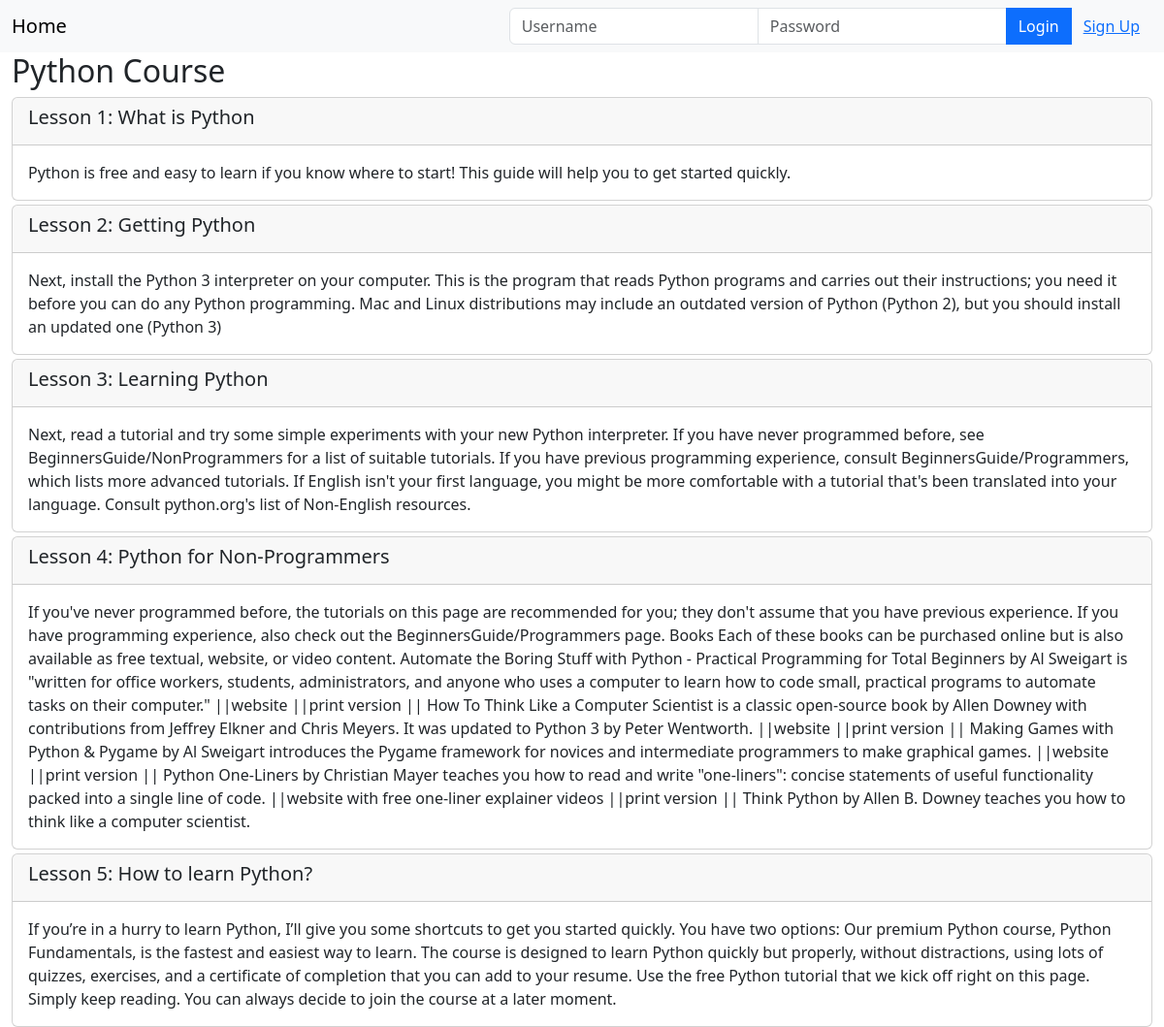
Page /onlinecourse/1/ on the committed database.
### onlinecourse/models.py (models this page shows, shortened)
class Course(models.Model):
    name = models.CharField(null=False, max_length=30, default='online course')
    image = models.ImageField(upload_to='course_images/')
    description = models.CharField(max_length=1000)
    pub_date = models.DateField(null=True)
    instructor = models.ManyToManyField(Instructor)
    users = models.ManyToManyField(settings.AUTH_USER_MODEL, through='Enrollment')
    total_enrollment = models.IntegerField(default=0)
    is_enrolled = False

class Lesson(models.Model):
    title = models.CharField(max_length=200, default='title')
    order = models.IntegerField(default=0)
    course = models.ForeignKey(Course, on_delete=models.CASCADE)
    content = models.TextField()

### onlinecourse/views.py (the view)
# urls.py: path('<int:pk>/', views.CourseDetailView.as_view(), name='course_details'),
class CourseDetailView(generic.DetailView):
    model = Course
    template_name = 'onlinecourse/course_detail_bootstrap.html'

### onlinecourse/templates/onlinecourse/course_detail_bootstrap.html (shortened to what this page needs)
<!DOCTYPE html>
<html>
    <head>
        {% load static %}
        <link rel="stylesheet" href="https://cdn.jsdelivr.net/npm/bootstrap@5.3.3/dist/css/bootstrap.min.css">
    </head>
    <body>
        <nav class="navbar navbar-light bg-light">
            <div class="container-fluid">
                <div class="navbar-header">
                    <a href="{% url 'onlinecourse:index' %}" class="navbar-brand">Home</a>
                </div>
                <ul class="nav navbar-nav navbar-right">
                    {% if user.is_authenticated %}
                    <li>
                        <a href="#" class="btn btn-link">{{ user.first_name }}({{user.username}})</a>
                        <a href="{% url 'onlinecourse:logout' %}" class="btn btn-link">Logout</a>
                    </li>
                    {% else %}
                    <li>
                        <form action="{% url 'onlinecourse:login' %}" method='post' class="form-inline">
                            <div class="input-group">
                                <input type="text" class="form-control" placeholder="Username" name="username">
                                <input type="password" class="form-control" placeholder="Password" name="psw">
                                <button class="btn btn-primary" type="submit">Login</button>
                                <a href="{% url 'onlinecourse:registration' %}" class="btn btn-link">Sign Up</a>
                            </div>
                        </form>
                    </li>
                    {% endif %}
                </ul>
            </div>
        </nav>
        <div class="container-fluid">
            <h2>{{ course.name }}</h2>
            <div class="card-column-vertical">
                {% for lesson in course.lesson_set.all %}
                    <div class="card mt-1">
                        <div class="card-header"><h5>Lesson {{lesson.order|add:1}}: {{lesson.title}}</h5></div>
                        <div class="card-body">{{lesson.content}}</div>
                    </div>
                {% endfor %}
            </div>
        </div>
    </body>
</html>

### rows in the picture
Course: name "Python Course"
Lesson: order|add "1", title "What is Python", content "Python is free and easy to learn if you know where to start! This guide will help you to get started quickly."
Lesson: order|add "2", title "Getting Python", content "Next, install the Python 3 interpreter on your computer. This is the program that reads Python programs and carries out their instructions; you need it before you can do any Python programming. Mac and Linux distributions may include an outdated version of Python (Python 2), but you should install an updated one (Python 3)"
Lesson: order|add "3", title "Learning Python", content "Next, read a tutorial and try some simple experiments with your new Python interpreter. If you have never programmed before, see BeginnersGuide/NonProgrammers for a list of suitable tutorials. If you have previous programming experience, consult BeginnersGuide/Programmers, which lists more advanced tutorials. If English isn't your first language, you might be more comfortable with a tutorial that's been translated into your language. Consult python.org's list of Non-English resources."
Lesson: order|add "4", title "Python for Non-Programmers", content "If you've never programmed before, the tutorials on this page are recommended for you; they don't assume that you have previous experience. If you have programming experience, also check out the BeginnersGuide/Programmers page. Books Each of these books can be purchased online but is also available as free textual, website, or video content. Automate the Boring Stuff with Python - Practical Programming for Total Beginners by Al Sweigart is \"written for office workers, students, administrators, and anyone who uses a computer to learn how to code small, practical programs to automate tasks on their computer.\" ||website ||print version || How To Think Like a Computer Scientist is a classic…"
Lesson: order|add "5", title "How to learn Python?", content "If you’re in a hurry to learn Python, I’ll give you some shortcuts to get you started quickly. You have two options: Our premium Python course, Python Fundamentals, is the fastest and easiest way to learn. The course is designed to learn Python quickly but properly, without distractions, using lots of quizzes, exercises, and a certificate of completion that you can add to your resume. Use the free Python tutorial that we kick off right on this page. Simply keep reading. You can always decide to join the course at a later moment."
